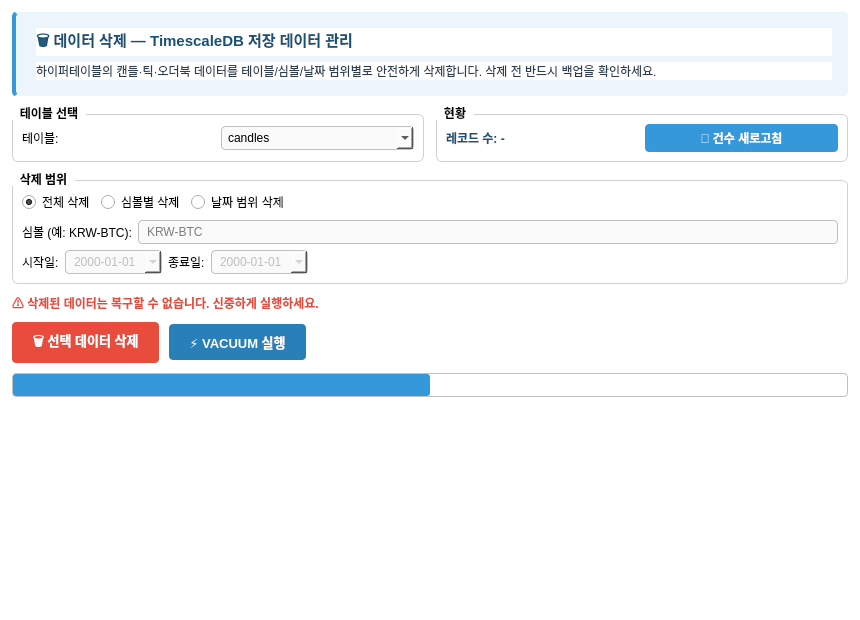
<?xml version="1.0" encoding="UTF-8"?>
<ui version="4.0">
 <class>DeleteTab</class>
 <widget class="QWidget" name="DeleteTab">
  <property name="geometry">
   <rect>
    <x>0</x>
    <y>0</y>
    <width>860</width>
    <height>620</height>
   </rect>
  </property>
  <property name="windowTitle">
   <string>데이터 삭제</string>
  </property>
  <property name="styleSheet">
   <string notr="true">QWidget { background-color: #FFFFFF; font-family: "맑은 고딕"; font-size: 9pt; }
QGroupBox { border: 1px solid #D0D0D0; border-radius: 6px; margin-top: 8px; font-weight: bold; }
QGroupBox::title { subcontrol-origin: margin; subcontrol-position: top left; padding: 0 6px; }
QPushButton { border-radius: 4px; padding: 5px 14px; font-weight: bold; }
QPushButton:hover { opacity: 0.85; }
QComboBox, QLineEdit, QDateEdit { border: 1px solid #C0C0C0; border-radius: 4px; padding: 3px 6px; background: #FAFAFA; }
QProgressBar { border: 1px solid #C0C0C0; border-radius: 4px; text-align: center; }
QProgressBar::chunk { background-color: #3498DB; border-radius: 3px; }</string>
  </property>
  <layout class="QVBoxLayout" name="verticalLayout">
   <property name="spacing">
    <number>10</number>
   </property>
   <property name="leftMargin">
    <number>12</number>
   </property>
   <property name="topMargin">
    <number>12</number>
   </property>
   <property name="rightMargin">
    <number>12</number>
   </property>
   <property name="bottomMargin">
    <number>12</number>
   </property>
   <!-- 상단 배너 -->
   <item>
    <widget class="QFrame" name="frameBanner">
     <property name="styleSheet">
      <string notr="true">QFrame#frameBanner { background-color: #EBF5FB; border-left: 4px solid #3498DB; border-radius: 4px; padding: 8px; }</string>
     </property>
     <layout class="QVBoxLayout" name="layoutBanner">
      <property name="leftMargin">
       <number>12</number>
      </property>
      <property name="topMargin">
       <number>8</number>
      </property>
      <property name="rightMargin">
       <number>8</number>
      </property>
      <property name="bottomMargin">
       <number>8</number>
      </property>
      <item>
       <widget class="QLabel" name="labelBannerTitle">
        <property name="text">
         <string>🗑️ 데이터 삭제 — TimescaleDB 저장 데이터 관리</string>
        </property>
        <property name="styleSheet">
         <string notr="true">font-size: 11pt; font-weight: bold; color: #1A5276;</string>
        </property>
       </widget>
      </item>
      <item>
       <widget class="QLabel" name="labelBannerDesc">
        <property name="text">
         <string>하이퍼테이블의 캔들·틱·오더북 데이터를 테이블/심볼/날짜 범위별로 안전하게 삭제합니다. 삭제 전 반드시 백업을 확인하세요.</string>
        </property>
        <property name="styleSheet">
         <string notr="true">color: #2C3E50;</string>
        </property>
        <property name="wordWrap">
         <bool>true</bool>
        </property>
       </widget>
      </item>
     </layout>
    </widget>
   </item>
   <!-- 상단 설정 행 -->
   <item>
    <layout class="QHBoxLayout" name="layoutTopRow">
     <property name="spacing">
      <number>12</number>
     </property>
     <!-- 테이블 선택 그룹 -->
     <item>
      <widget class="QGroupBox" name="groupTable">
       <property name="title">
        <string>테이블 선택</string>
       </property>
       <layout class="QHBoxLayout" name="layoutTableGroup">
        <item>
         <widget class="QLabel">
          <property name="text">
           <string>테이블:</string>
          </property>
         </widget>
        </item>
        <item>
         <widget class="QComboBox" name="comboTable">
          <item>
           <property name="text">
            <string>candles</string>
           </property>
          </item>
          <item>
           <property name="text">
            <string>staging_candles</string>
           </property>
          </item>
          <item>
           <property name="text">
            <string>candles_1m</string>
           </property>
          </item>
          <item>
           <property name="text">
            <string>candles_5m</string>
           </property>
          </item>
          <item>
           <property name="text">
            <string>candles_1h</string>
           </property>
          </item>
          <item>
           <property name="text">
            <string>market_ticks</string>
           </property>
          </item>
          <item>
           <property name="text">
            <string>orderbook_snapshots</string>
           </property>
          </item>
          <item>
           <property name="text">
            <string>technical_indicators</string>
           </property>
          </item>
          <item>
           <property name="text">
            <string>gap_fill_queue</string>
           </property>
          </item>
          <item>
           <property name="text">
            <string>ALL (전체 테이블)</string>
           </property>
          </item>
         </widget>
        </item>
       </layout>
      </widget>
     </item>
     <!-- 현황 그룹 -->
     <item>
      <widget class="QGroupBox" name="groupStatus">
       <property name="title">
        <string>현황</string>
       </property>
       <layout class="QHBoxLayout" name="layoutStatusGroup">
        <item>
         <widget class="QLabel" name="labelRecordCount">
          <property name="text">
           <string>레코드 수: -</string>
          </property>
          <property name="styleSheet">
           <string notr="true">font-weight: bold; color: #1A5276;</string>
          </property>
         </widget>
        </item>
        <item>
         <widget class="QPushButton" name="btnRefreshCount">
          <property name="text">
           <string>🔄 건수 새로고침</string>
          </property>
          <property name="styleSheet">
           <string notr="true">background-color: #3498DB; color: white;</string>
          </property>
          <property name="toolTip">
           <string>선택된 테이블의 레코드 수를 조회합니다</string>
          </property>
         </widget>
        </item>
       </layout>
      </widget>
     </item>
    </layout>
   </item>
   <!-- 삭제 범위 그룹 -->
   <item>
    <widget class="QGroupBox" name="groupRange">
     <property name="title">
      <string>삭제 범위</string>
     </property>
     <layout class="QVBoxLayout" name="layoutRangeGroup">
      <item>
       <layout class="QHBoxLayout" name="layoutRadio">
        <item>
         <widget class="QRadioButton" name="radioAll">
          <property name="text">
           <string>전체 삭제</string>
          </property>
          <property name="checked">
           <bool>true</bool>
          </property>
         </widget>
        </item>
        <item>
         <widget class="QRadioButton" name="radioBySymbol">
          <property name="text">
           <string>심볼별 삭제</string>
          </property>
         </widget>
        </item>
        <item>
         <widget class="QRadioButton" name="radioByDateRange">
          <property name="text">
           <string>날짜 범위 삭제</string>
          </property>
         </widget>
        </item>
        <item>
         <spacer>
          <property name="orientation">
           <enum>Qt::Horizontal</enum>
          </property>
          <property name="sizeHint" stdset="0">
           <size>
            <width>40</width>
            <height>20</height>
           </size>
          </property>
         </spacer>
        </item>
       </layout>
      </item>
      <item>
       <layout class="QHBoxLayout" name="layoutSymbolRow">
        <item>
         <widget class="QLabel" name="labelSymbol">
          <property name="text">
           <string>심볼 (예: KRW-BTC):</string>
          </property>
         </widget>
        </item>
        <item>
         <widget class="QLineEdit" name="editSymbol">
          <property name="placeholderText">
           <string>KRW-BTC</string>
          </property>
          <property name="enabled">
           <bool>false</bool>
          </property>
         </widget>
        </item>
       </layout>
      </item>
      <item>
       <layout class="QHBoxLayout" name="layoutDateRow">
        <item>
         <widget class="QLabel" name="labelDateFrom">
          <property name="text">
           <string>시작일:</string>
          </property>
         </widget>
        </item>
        <item>
         <widget class="QDateEdit" name="dateFrom">
          <property name="enabled">
           <bool>false</bool>
          </property>
          <property name="calendarPopup">
           <bool>true</bool>
          </property>
          <property name="displayFormat">
           <string>yyyy-MM-dd</string>
          </property>
         </widget>
        </item>
        <item>
         <widget class="QLabel" name="labelDateTo">
          <property name="text">
           <string>종료일:</string>
          </property>
         </widget>
        </item>
        <item>
         <widget class="QDateEdit" name="dateTo">
          <property name="enabled">
           <bool>false</bool>
          </property>
          <property name="calendarPopup">
           <bool>true</bool>
          </property>
          <property name="displayFormat">
           <string>yyyy-MM-dd</string>
          </property>
         </widget>
        </item>
        <item>
         <spacer>
          <property name="orientation">
           <enum>Qt::Horizontal</enum>
          </property>
          <property name="sizeHint" stdset="0">
           <size>
            <width>40</width>
            <height>20</height>
           </size>
          </property>
         </spacer>
        </item>
       </layout>
      </item>
     </layout>
    </widget>
   </item>
   <!-- 경고 레이블 -->
   <item>
    <widget class="QLabel" name="labelWarning">
     <property name="text">
      <string>⚠️ 삭제된 데이터는 복구할 수 없습니다. 신중하게 실행하세요.</string>
     </property>
     <property name="styleSheet">
      <string notr="true">color: #E74C3C; font-weight: bold;</string>
     </property>
    </widget>
   </item>
   <!-- 버튼 행 -->
   <item>
    <layout class="QHBoxLayout" name="layoutButtons">
     <property name="spacing">
      <number>10</number>
     </property>
     <item>
      <widget class="QPushButton" name="btnDelete">
       <property name="text">
        <string>🗑️ 선택 데이터 삭제</string>
       </property>
       <property name="styleSheet">
        <string notr="true">background-color: #E74C3C; color: white; font-size: 10pt; padding: 8px 20px;</string>
       </property>
       <property name="toolTip">
        <string>선택한 조건으로 데이터를 삭제합니다 (확인 팝업 표시)</string>
       </property>
      </widget>
     </item>
     <item>
      <widget class="QPushButton" name="btnVacuum">
       <property name="text">
        <string>⚡ VACUUM 실행</string>
       </property>
       <property name="styleSheet">
        <string notr="true">background-color: #2980B9; color: white; font-size: 10pt; padding: 8px 20px;</string>
       </property>
       <property name="toolTip">
        <string>VACUUM ANALYZE를 실행하여 스토리지를 정리합니다</string>
       </property>
      </widget>
     </item>
     <item>
      <spacer>
       <property name="orientation">
        <enum>Qt::Horizontal</enum>
       </property>
       <property name="sizeHint" stdset="0">
        <size>
         <width>40</width>
         <height>20</height>
        </size>
       </property>
      </spacer>
     </item>
    </layout>
   </item>
   <!-- 진행 표시 -->
   <item>
    <widget class="QProgressBar" name="progressDelete">
     <property name="value">
      <number>0</number>
     </property>
     <property name="maximum">
      <number>0</number>
     </property>
     <property name="visible">
      <bool>false</bool>
     </property>
     <property name="textVisible">
      <bool>false</bool>
     </property>
    </widget>
   </item>
   <!-- 결과 레이블 -->
   <item>
    <widget class="QLabel" name="labelResult">
     <property name="text">
      <string></string>
     </property>
     <property name="wordWrap">
      <bool>true</bool>
     </property>
    </widget>
   </item>
   <!-- 하단 여백 -->
   <item>
    <spacer>
     <property name="orientation">
      <enum>Qt::Vertical</enum>
     </property>
     <property name="sizeHint" stdset="0">
      <size>
       <width>20</width>
       <height>40</height>
      </size>
     </property>
    </spacer>
   </item>
  </layout>
 </widget>
 <resources/>
 <connections/>
</ui>
